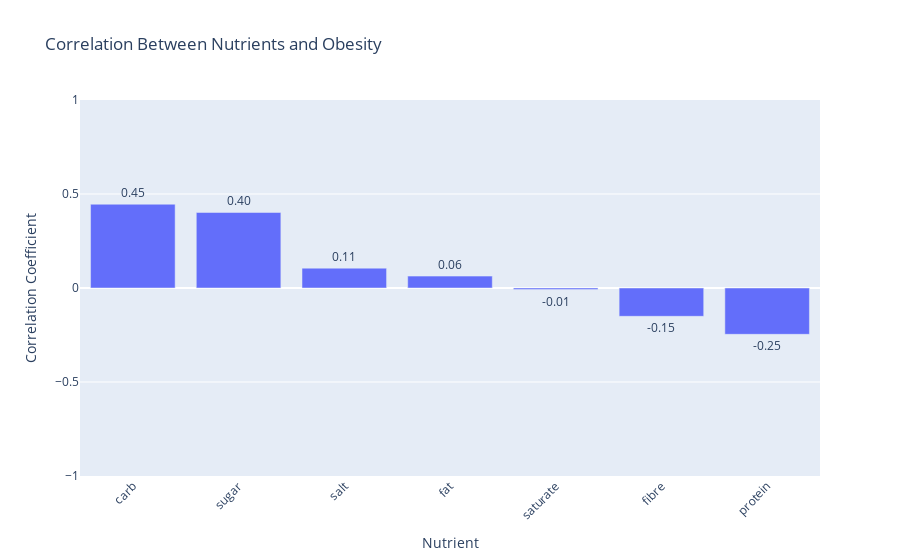

Notebook code for this chart:
### Code cell
# Plotting a bar chart showing how each nutrient correlates to Obesity in boroughs
fig = px.bar(correlation_nutrients_obesity_overweight, x='Nutrient', y='Obesity', title='Correlation Between Nutrients and Obesity', text='Obesity')
# Set x and y axis titles, sort bars in decending order
fig.update_layout(xaxis_title='Nutrient', yaxis_title='Correlation Coefficient', xaxis={'categoryorder':'total descending'})
# Add correlation coef above each bar
fig.update_traces(texttemplate='%{text:.2f}', textposition='outside')
# Rotate x-axis labels
fig.update_layout(xaxis_tickangle=-45,
                  uniformtext_minsize=8, uniformtext_mode='hide',
                  yaxis_range=[-1,1])

fig.show()

### Figure 1 — Plotly figure (JSON) as saved in the notebook; plotly's stock layout.template omitted (floating-point values rounded to 4 significant figures)
{"data": [{"alignmentgroup": "True", "hovertemplate": "Nutrient=%{x}<br>Obesity=%{text}<extra></extra>", "legendgroup": "", "marker": {"color": "#636efa", "pattern": {"shape": ""}}, "name": "", "offsetgroup": "", "orientation": "v", "showlegend": false, "text": [0.06323, 0.4017, -0.008237, -0.2464, 0.4456, 0.1056, -0.1506], "textposition": "outside", "texttemplate": "%{text:.2f}", "type": "bar", "x": ["fat", "sugar", "saturate", "protein", "carb", "salt", "fibre"], "xaxis": "x", "y": [0.06323, 0.4017, -0.008237, -0.2464, 0.4456, 0.1056, -0.1506], "yaxis": "y"}], "layout": {"barmode": "relative", "legend": {"tracegroupgap": 0}, "title": {"text": "Correlation Between Nutrients and Obesity"}, "uniformtext": {"minsize": 8, "mode": "hide"}, "xaxis": {"anchor": "y", "categoryorder": "total descending", "domain": [0, 1], "tickangle": -45, "title": {"text": "Nutrient"}}, "yaxis": {"anchor": "x", "domain": [0, 1], "range": [-1, 1], "title": {"text": "Correlation Coefficient"}}}}
